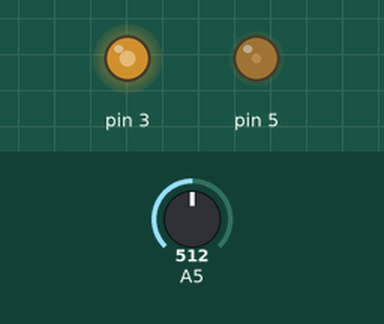
Recording of a sketch running on a simulated Arduino Uno, built with avr-gcc and run on an emulated ATmega328P. On the bench: output pins drawn as LEDs (lit = HIGH). The inputs (shaded band) are chosen by the test bench; at power-on: A5 = 512.

Above: at 1.2 s.
1.3 s: A5 set to 306
At 2.2 s:
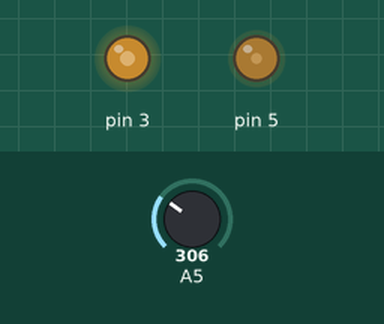
2.8 s: A5 set to 122
At 3.3 s:
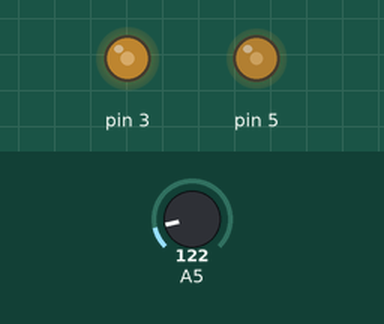
4.3 s: A5 set to 1010
At 5.5 s:
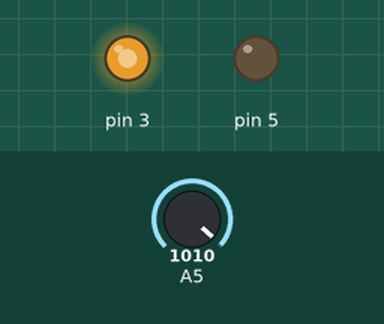
5.8 s: A5 set to 990
At 6.8 s:
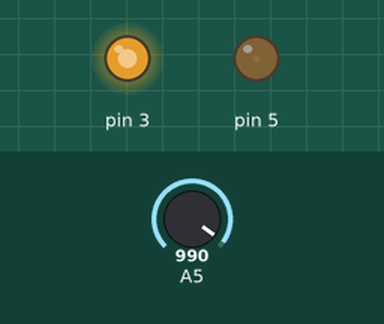
7.3 s: A5 set to 1023
At 8.0 s:
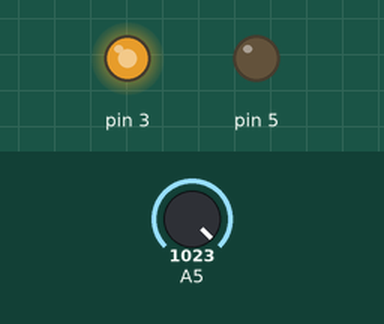
8.8 s: A5 set to 511
At 9.1 s:
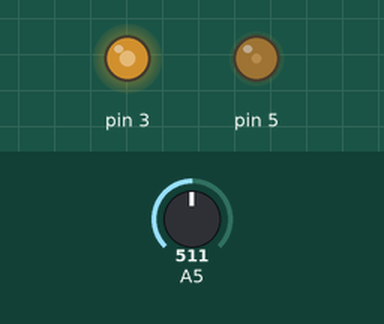
Timing chart, 0 to 11.3 s (numbered marks = the images above; inputs shaded):
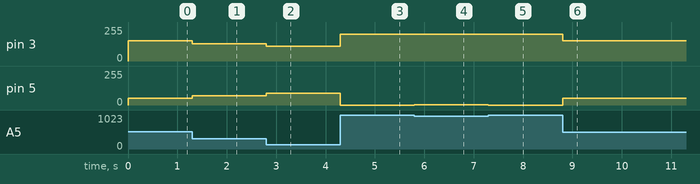

The sketch:

sketch_jun22homework.ino
```cpp
void setup() {
  // put your setup code here, to run once:
pinMode(3,OUTPUT);
pinMode(A5,INPUT);
pinMode(5,OUTPUT);
}

void loop() {
  // put your main code here, to run repeatedly:
int a = analogRead(A5);
if(a >1000){
  a = 1000;
  }
analogWrite(3, 100+a/10);
analogWrite(5, 100-a/10);
}
```

Measured:
- after the input at 1.3 s, pin 3: 151/255 → 130/255 at once; pin 5: 49/255 → 70/255 at once
- after the input at 2.8 s, pin 3: 130/255 → 112/255 at once; pin 5: 70/255 → 88/255 at once
- after the input at 4.3 s, pin 3: 112/255 → 200/255 at once; pin 5: 88/255 → 0/255 at once
- after the input at 5.8 s, pin 3: 200/255 → 199/255 at once; pin 5: 0/255 → 1/255 at once
- after the input at 7.3 s, pin 3: 199/255 → 200/255 at once; pin 5: 1/255 → 0/255 at once
- after the input at 8.8 s, pin 3: 200/255 → 151/255 at once; pin 5: 0/255 → 49/255 at once
